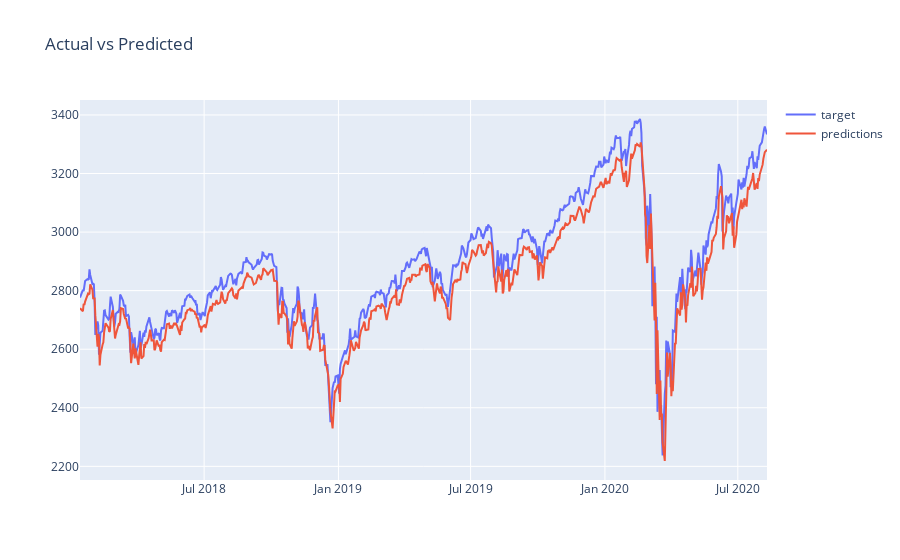

Notebook source saved alongside this figure:
### Code cell
# predictions for "Tesla" with alpha = 5
stockname = "sp500"
predictions_stock(stockPrice,stockVol,stockname,alpha=5)

### Figure 1 — Plotly figure (JSON) as saved in the notebook; plotly's stock layout.template omitted (floating-point values rounded to 4 significant figures; data arrays with more than 128 entries replaced by an {"elided": "..."} marker saying what was removed)
{"data": [{"name": "target", "type": "scatter", "x": {"elided": "648 str values"}, "y": {"elided": "648 float values"}}, {"name": "predictions", "type": "scatter", "x": {"elided": "648 str values"}, "y": {"elided": "648 float values"}}], "layout": {"legend": {"tracegroupgap": 0}, "title": {"text": "Actual vs Predicted"}, "xaxis": {"anchor": "y", "domain": [0, 1]}, "yaxis": {"anchor": "x", "domain": [0, 1]}}}
